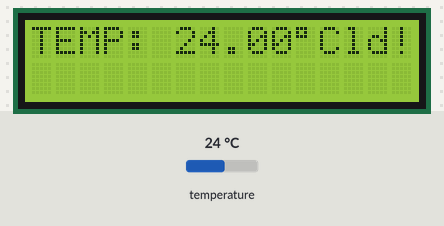
The program below on a simulated Arduino Uno, built with avr-gcc and run on an emulated ATmega328P. Shown: 16×2 character LCD. Inputs (shaded band) come from the test bench; at power-on: temperature 24 °C. What the program prints to the serial monitor is not drawn.

Above: at 2.4 s.
2.5 s: temperature set to 12 °C
At 3.5 s:
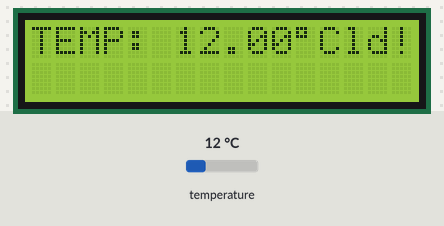
4.6 s: temperature set to 19 °C
At 6.2 s:
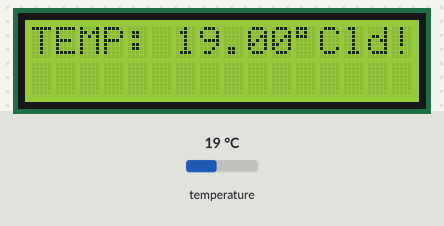
7.1 s: temperature set to 28 °C
At 9.0 s:
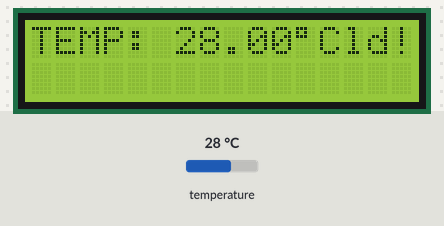
Timing chart, 0 to 10.5 s (numbered marks = the images above; inputs shaded):
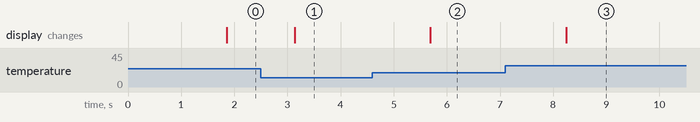

The program:

main.cpp
```cpp
#include <OneWire.h>
#include <DallasTemperature.h>
#include <Wire.h>
#include <LiquidCrystal_I2C.h>

#define LCD_ADDRESS 0x27
#define LCD_COLUMNS 16
#define LCD_ROWS 2

LiquidCrystal_I2C lcd(LCD_ADDRESS, LCD_COLUMNS, LCD_ROWS);
OneWire oneWire(2); // Data wire connected to digital pin 2

DallasTemperature sensors(&oneWire);

void setup() {
  pinMode(2, INPUT_PULLUP); // Set pin 2 as input with pull-up resistor
  lcd.init();
  lcd.backlight(); // Turn on the backlight (if your LCD supports it)
  lcd.setCursor(3, 0);
  lcd.print("Hello, world!");
  lcd.setCursor(2, 1);
  delay(1000);
  Serial.begin(9600); // Initialize serial communication
}

void loop() {
  sensors.requestTemperatures();
  float temperatureC = sensors.getTempCByIndex(0);

  lcd.setCursor(0, 0);
  lcd.print("TEMP: ");
  lcd.print(temperatureC);
  lcd.print((char)223);
  lcd.print("C");

  Serial.print("Temperature: ");
  Serial.print(temperatureC);
  Serial.println(" °C");

  delay(500);
}
```

Measured:
- after the input at 2.5 s, the display: changes after 0.63 s (image 1)
- after the input at 4.6 s, the display: changes after 1.1 s (image 2)
- after the input at 7.1 s, the display: changes after 1.1 s (image 3)
